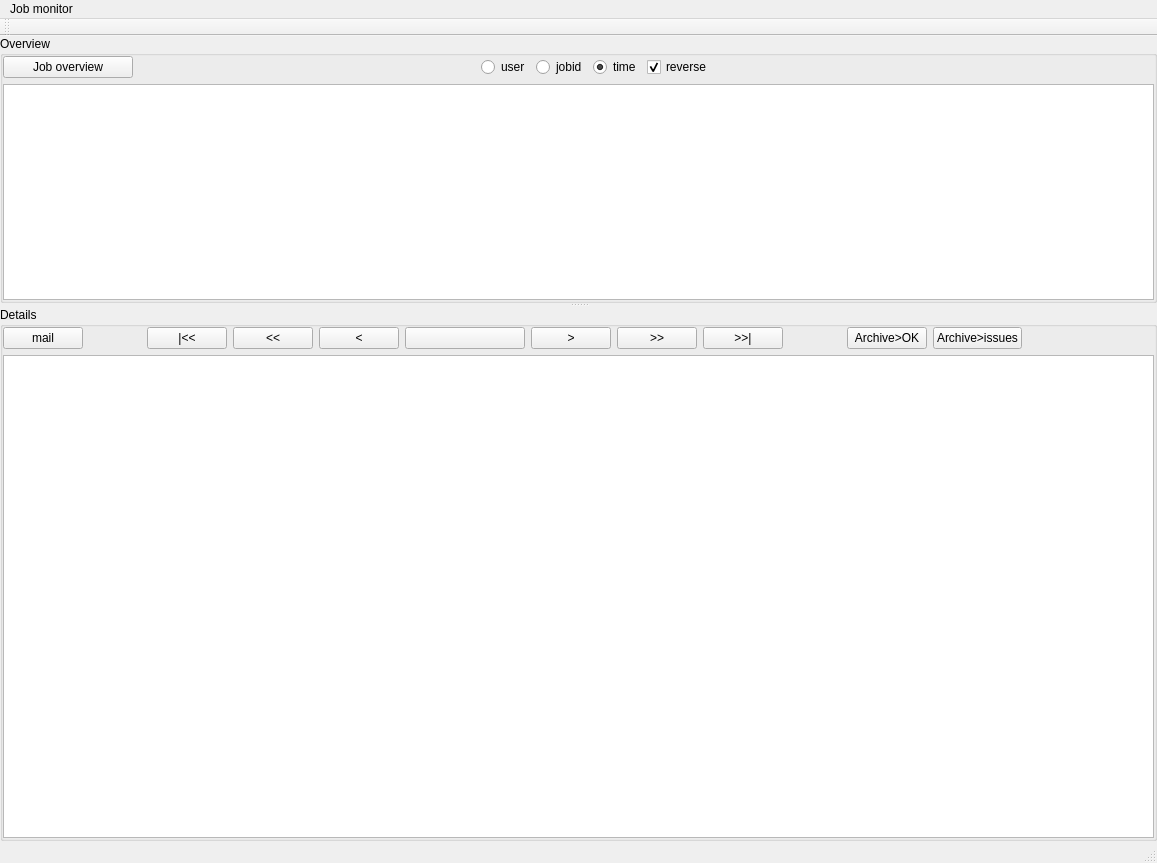
<?xml version="1.0" encoding="UTF-8"?>
<ui version="4.0">
 <class>MainWindow</class>
 <widget class="QMainWindow" name="MainWindow">
  <property name="geometry">
   <rect>
    <x>0</x>
    <y>0</y>
    <width>1157</width>
    <height>863</height>
   </rect>
  </property>
  <property name="sizePolicy">
   <sizepolicy hsizetype="Preferred" vsizetype="Preferred">
    <horstretch>1</horstretch>
    <verstretch>1</verstretch>
   </sizepolicy>
  </property>
  <property name="windowTitle">
   <string>MainWindow</string>
  </property>
  <widget class="QWidget" name="centralWidget">
   <property name="sizePolicy">
    <sizepolicy hsizetype="Expanding" vsizetype="Expanding">
     <horstretch>1</horstretch>
     <verstretch>1</verstretch>
    </sizepolicy>
   </property>
   <layout class="QVBoxLayout" name="verticalLayout_3">
    <property name="leftMargin">
     <number>0</number>
    </property>
    <property name="topMargin">
     <number>0</number>
    </property>
    <property name="rightMargin">
     <number>0</number>
    </property>
    <property name="bottomMargin">
     <number>0</number>
    </property>
    <item>
     <widget class="QSplitter" name="qwSplitter">
      <property name="sizePolicy">
       <sizepolicy hsizetype="Preferred" vsizetype="Preferred">
        <horstretch>1</horstretch>
        <verstretch>1</verstretch>
       </sizepolicy>
      </property>
      <property name="orientation">
       <enum>Qt::Vertical</enum>
      </property>
      <widget class="QGroupBox" name="groupBox">
       <property name="sizePolicy">
        <sizepolicy hsizetype="Preferred" vsizetype="Preferred">
         <horstretch>1</horstretch>
         <verstretch>1</verstretch>
        </sizepolicy>
       </property>
       <property name="autoFillBackground">
        <bool>true</bool>
       </property>
       <property name="title">
        <string>Overview</string>
       </property>
       <layout class="QVBoxLayout" name="verticalLayout" stretch="0,0">
        <property name="leftMargin">
         <number>0</number>
        </property>
        <property name="topMargin">
         <number>0</number>
        </property>
        <property name="rightMargin">
         <number>0</number>
        </property>
        <property name="bottomMargin">
         <number>0</number>
        </property>
        <item>
         <layout class="QHBoxLayout" name="overview_navigation">
          <item>
           <widget class="QPushButton" name="qwOverviewRefresh">
            <property name="minimumSize">
             <size>
              <width>130</width>
              <height>0</height>
             </size>
            </property>
            <property name="text">
             <string>Job overview</string>
            </property>
           </widget>
          </item>
          <item>
           <widget class="QLabel" name="label_2">
            <property name="minimumSize">
             <size>
              <width>20</width>
              <height>0</height>
             </size>
            </property>
            <property name="maximumSize">
             <size>
              <width>20</width>
              <height>16777215</height>
             </size>
            </property>
            <property name="text">
             <string/>
            </property>
           </widget>
          </item>
          <item>
           <spacer name="horizontalSpacer_4">
            <property name="orientation">
             <enum>Qt::Horizontal</enum>
            </property>
            <property name="sizeHint" stdset="0">
             <size>
              <width>40</width>
              <height>20</height>
             </size>
            </property>
           </spacer>
          </item>
          <item>
           <widget class="QRadioButton" name="qwOverviewUser">
            <property name="text">
             <string>user</string>
            </property>
            <property name="checked">
             <bool>false</bool>
            </property>
           </widget>
          </item>
          <item>
           <widget class="QRadioButton" name="qwOverviewJobid">
            <property name="text">
             <string>jobid</string>
            </property>
           </widget>
          </item>
          <item>
           <widget class="QRadioButton" name="qwOverviewTime">
            <property name="text">
             <string>time</string>
            </property>
            <property name="checked">
             <bool>true</bool>
            </property>
           </widget>
          </item>
          <item>
           <widget class="QCheckBox" name="qwOverviewReverse">
            <property name="text">
             <string>reverse</string>
            </property>
            <property name="checked">
             <bool>true</bool>
            </property>
           </widget>
          </item>
          <item>
           <spacer name="horizontalSpacer_3">
            <property name="orientation">
             <enum>Qt::Horizontal</enum>
            </property>
            <property name="sizeHint" stdset="0">
             <size>
              <width>40</width>
              <height>20</height>
             </size>
            </property>
           </spacer>
          </item>
          <item>
           <widget class="QLabel" name="qwOverviewNSamples">
            <property name="minimumSize">
             <size>
              <width>120</width>
              <height>0</height>
             </size>
            </property>
            <property name="text">
             <string/>
            </property>
            <property name="alignment">
             <set>Qt::AlignRight|Qt::AlignTrailing|Qt::AlignVCenter</set>
            </property>
           </widget>
          </item>
         </layout>
        </item>
        <item>
         <widget class="QPlainTextEdit" name="qwOverview">
          <property name="sizePolicy">
           <sizepolicy hsizetype="Expanding" vsizetype="Expanding">
            <horstretch>0</horstretch>
            <verstretch>0</verstretch>
           </sizepolicy>
          </property>
         </widget>
        </item>
       </layout>
      </widget>
      <widget class="QGroupBox" name="groupBox_2">
       <property name="sizePolicy">
        <sizepolicy hsizetype="Preferred" vsizetype="Preferred">
         <horstretch>1</horstretch>
         <verstretch>2</verstretch>
        </sizepolicy>
       </property>
       <property name="autoFillBackground">
        <bool>true</bool>
       </property>
       <property name="title">
        <string>Details</string>
       </property>
       <layout class="QVBoxLayout" name="verticalLayout_2">
        <property name="leftMargin">
         <number>0</number>
        </property>
        <property name="topMargin">
         <number>0</number>
        </property>
        <property name="rightMargin">
         <number>0</number>
        </property>
        <property name="bottomMargin">
         <number>0</number>
        </property>
        <item>
         <layout class="QHBoxLayout" name="details_navigation">
          <property name="spacing">
           <number>-1</number>
          </property>
          <property name="bottomMargin">
           <number>0</number>
          </property>
          <item>
           <widget class="QPushButton" name="qwMail">
            <property name="minimumSize">
             <size>
              <width>60</width>
              <height>0</height>
             </size>
            </property>
            <property name="maximumSize">
             <size>
              <width>16777215</width>
              <height>16777215</height>
             </size>
            </property>
            <property name="text">
             <string>mail</string>
            </property>
           </widget>
          </item>
          <item>
           <spacer name="horizontalSpacer">
            <property name="orientation">
             <enum>Qt::Horizontal</enum>
            </property>
            <property name="sizeHint" stdset="0">
             <size>
              <width>40</width>
              <height>20</height>
             </size>
            </property>
           </spacer>
          </item>
          <item>
           <widget class="QPushButton" name="qwDetailsFirst">
            <property name="minimumSize">
             <size>
              <width>60</width>
              <height>0</height>
             </size>
            </property>
            <property name="text">
             <string>|&lt;&lt;</string>
            </property>
           </widget>
          </item>
          <item>
           <widget class="QPushButton" name="qwDetailsFBwd">
            <property name="minimumSize">
             <size>
              <width>60</width>
              <height>0</height>
             </size>
            </property>
            <property name="text">
             <string>&lt;&lt;</string>
            </property>
           </widget>
          </item>
          <item>
           <widget class="QPushButton" name="qwDetailsBwd">
            <property name="text">
             <string>&lt;</string>
            </property>
           </widget>
          </item>
          <item>
           <widget class="QPushButton" name="qwDetailsTimestamp">
            <property name="minimumSize">
             <size>
              <width>120</width>
              <height>0</height>
             </size>
            </property>
            <property name="text">
             <string/>
            </property>
           </widget>
          </item>
          <item>
           <widget class="QPushButton" name="qwDetailsFwd">
            <property name="text">
             <string>&gt;</string>
            </property>
           </widget>
          </item>
          <item>
           <widget class="QPushButton" name="qwDetailsFFwd">
            <property name="minimumSize">
             <size>
              <width>60</width>
              <height>0</height>
             </size>
            </property>
            <property name="text">
             <string>&gt;&gt;</string>
            </property>
           </widget>
          </item>
          <item>
           <widget class="QPushButton" name="qwDetailsLast">
            <property name="minimumSize">
             <size>
              <width>60</width>
              <height>0</height>
             </size>
            </property>
            <property name="text">
             <string>&gt;&gt;|</string>
            </property>
           </widget>
          </item>
          <item>
           <spacer name="horizontalSpacer_2">
            <property name="orientation">
             <enum>Qt::Horizontal</enum>
            </property>
            <property name="sizeHint" stdset="0">
             <size>
              <width>40</width>
              <height>20</height>
             </size>
            </property>
           </spacer>
          </item>
          <item>
           <widget class="QPushButton" name="qwArchiveToNonIssues">
            <property name="text">
             <string>Archive&gt;OK</string>
            </property>
           </widget>
          </item>
          <item>
           <widget class="QPushButton" name="qwArchiveToIssues">
            <property name="text">
             <string>Archive&gt;issues</string>
            </property>
           </widget>
          </item>
          <item>
           <widget class="QLabel" name="qwDetailsJobid">
            <property name="sizePolicy">
             <sizepolicy hsizetype="Preferred" vsizetype="Preferred">
              <horstretch>0</horstretch>
              <verstretch>0</verstretch>
             </sizepolicy>
            </property>
            <property name="minimumSize">
             <size>
              <width>60</width>
              <height>0</height>
             </size>
            </property>
            <property name="text">
             <string/>
            </property>
            <property name="alignment">
             <set>Qt::AlignRight|Qt::AlignTrailing|Qt::AlignVCenter</set>
            </property>
           </widget>
          </item>
          <item>
           <widget class="QLabel" name="qwDetailsNSamples">
            <property name="minimumSize">
             <size>
              <width>60</width>
              <height>0</height>
             </size>
            </property>
            <property name="text">
             <string/>
            </property>
            <property name="alignment">
             <set>Qt::AlignRight|Qt::AlignTrailing|Qt::AlignVCenter</set>
            </property>
           </widget>
          </item>
         </layout>
        </item>
        <item>
         <widget class="QPlainTextEdit" name="qwDetails">
          <property name="sizePolicy">
           <sizepolicy hsizetype="Expanding" vsizetype="Expanding">
            <horstretch>0</horstretch>
            <verstretch>2</verstretch>
           </sizepolicy>
          </property>
         </widget>
        </item>
       </layout>
      </widget>
     </widget>
    </item>
   </layout>
  </widget>
  <widget class="QMenuBar" name="menuBar">
   <property name="geometry">
    <rect>
     <x>0</x>
     <y>0</y>
     <width>1157</width>
     <height>22</height>
    </rect>
   </property>
   <widget class="QMenu" name="menuJob_monitor">
    <property name="title">
     <string>Job monitor</string>
    </property>
   </widget>
   <addaction name="menuJob_monitor"/>
  </widget>
  <widget class="QToolBar" name="mainToolBar">
   <attribute name="toolBarArea">
    <enum>TopToolBarArea</enum>
   </attribute>
   <attribute name="toolBarBreak">
    <bool>false</bool>
   </attribute>
  </widget>
  <widget class="QStatusBar" name="statusBar"/>
 </widget>
 <layoutdefault spacing="6" margin="11"/>
 <resources/>
 <connections/>
</ui>
